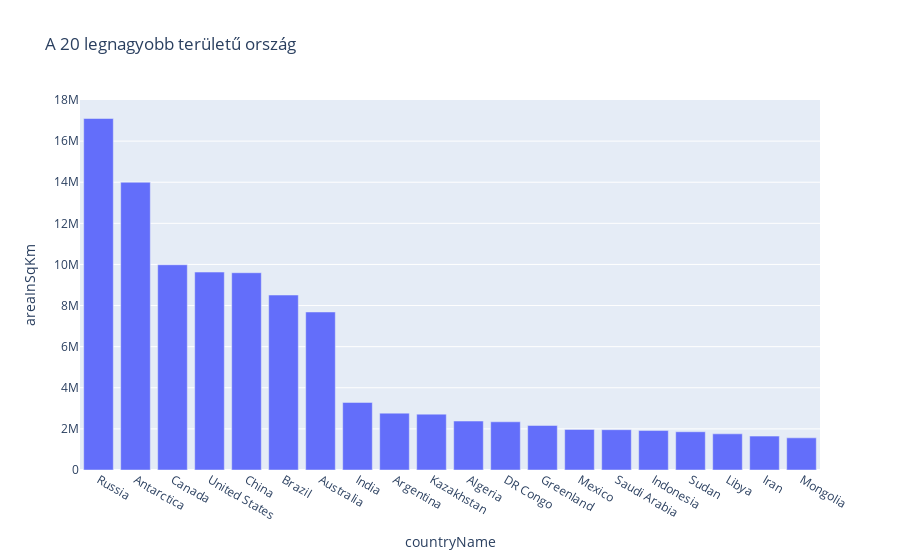

Write notebook code for a chart like this one.
### Code cell
top20 = df.sort_values(by="areaInSqKm", ascending=False).head(20)

fig = px.bar(
    top20, x="countryName", y="areaInSqKm", title="A 20 legnagyobb területű ország"
)

fig.show()

### Figure 1 — Plotly figure (JSON) as saved in the notebook; plotly's stock layout.template omitted (floating-point values rounded to 4 significant figures)
{"data": [{"alignmentgroup": "True", "hovertemplate": "countryName=%{x}<br>areaInSqKm=%{y}<extra></extra>", "legendgroup": "", "marker": {"color": "#636efa", "pattern": {"shape": ""}}, "name": "", "offsetgroup": "", "orientation": "v", "showlegend": false, "textposition": "auto", "type": "bar", "x": ["Russia", "Antarctica", "Canada", "United States", "China", "Brazil", "Australia", "India", "Argentina", "Kazakhstan", "Algeria", "DR Congo", "Greenland", "Mexico", "Saudi Arabia", "Indonesia", "Sudan", "Libya", "Iran", "Mongolia"], "xaxis": "x", "y": [17100000, 14000000, 9984670, 9629091, 9596960, 8511965, 7686850, 3287590, 2766890, 2717300, 2381740, 2345410, 2166086, 1972550, 1960582, 1919440, 1861484, 1759540, 1648000, 1565000], "yaxis": "y"}], "layout": {"barmode": "relative", "legend": {"tracegroupgap": 0}, "title": {"text": "A 20 legnagyobb területű ország"}, "xaxis": {"anchor": "y", "domain": [0, 1], "title": {"text": "countryName"}}, "yaxis": {"anchor": "x", "domain": [0, 1], "title": {"text": "areaInSqKm"}}}}
